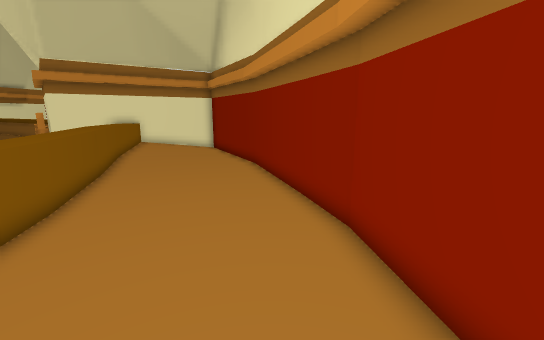
view 1 (above)

12 first-person views from a walk through a Unity game level. The camera is 1.4 m above the floor, tilts 12° down and sees 90° across. The floor is counted in squares, 0.5 m on a side. Each view is taken from the middle of a square. On the plan, view 1 faces up. The plan holds only what a view shows up to about 19 squares ahead; the rest is blank. The place goes on beyond the plan.

view 2
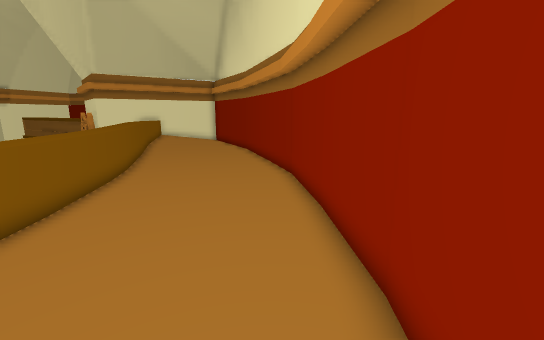

view 3
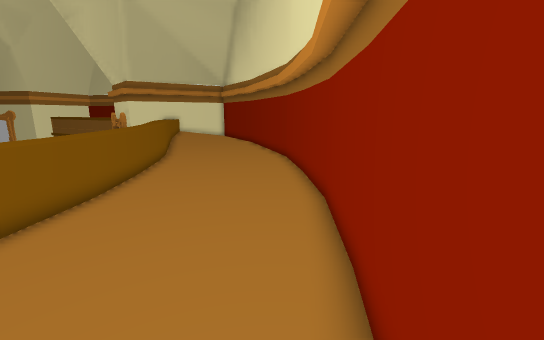

view 4
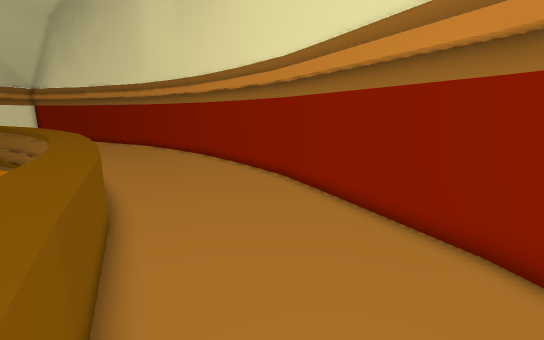

view 5
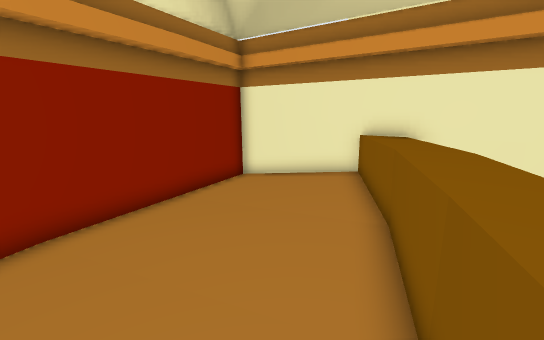

view 6
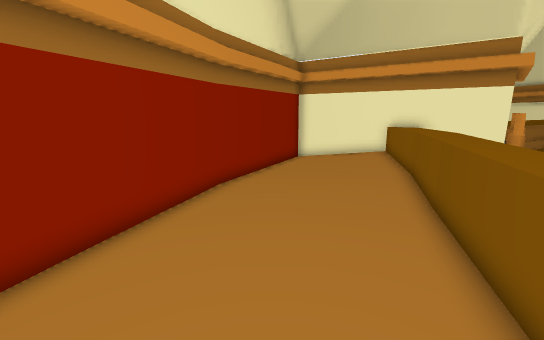

view 7
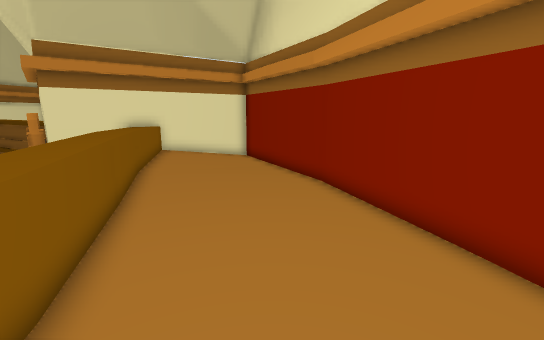

view 8
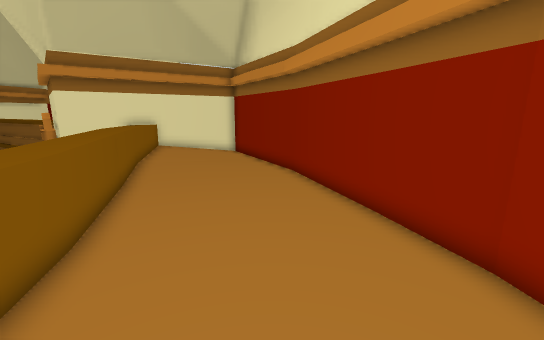

view 9
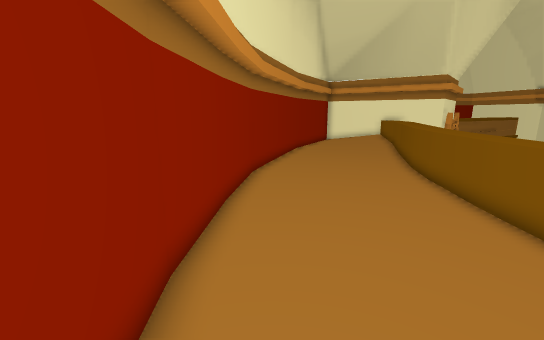

view 10
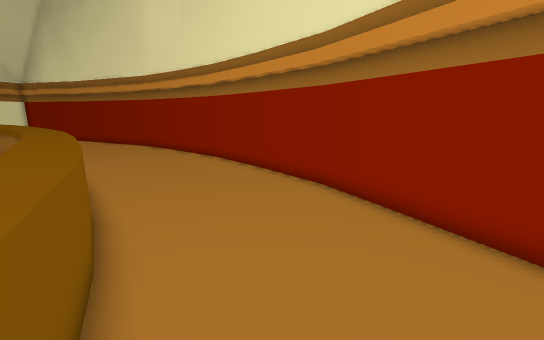

view 11
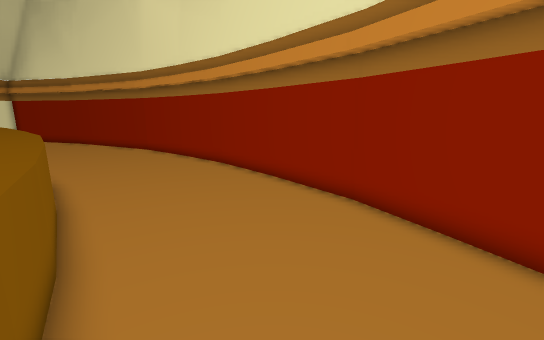

view 12
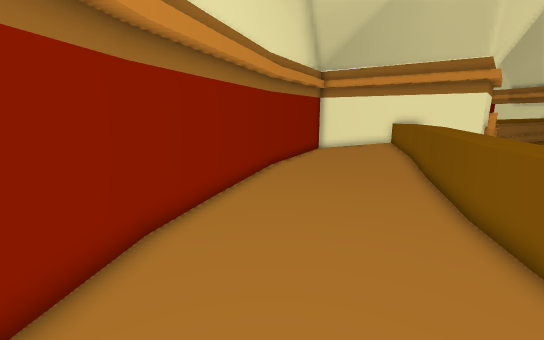

### Floor plan
Key: @ floor where view 1 was taken; # wall or solid block; . main floor; : floor 0.25 m higher than the main floor; ^ raised ledge; v drop or lower ground.
Columns run from 11 left of view 1 to 3 right of it. Each row starts with its distance up from view 1.
 21     ####
 20    ##:.##
 19   ##:::.#
 18 ##^::::.##
 17 # ^:::...#
 16   ^::....##
 15  ^^::.....#
 14   ^^......##
 13   ^^.......#
 12   ^^.......#
 11   ^^.......##
 10    ^^.......#
  9    ^^.......#
  8    ^^.......##
  7     ^^.......#
  6     ^^.......#
  5     ^^.......#
  4     ^^.......#
  3     ^^.......#
  2     ^^^......##
  1     v^^.......#
  0      ^^....@..#
 -1      ^^.......#
 -2      ^^.......#
 -3      ^^.......#
 -4      ^^.......#
 -5      ^^.......#
 -6      ^^.......#
 -7     ^^^......##
 -8     ^^.......#
 -9     ^^.......#
-10     ^^.......#
-11     ^^.......#
-12    ^^^.......#
-13    ^^.......##
-14    ^^.......#
-15   ^^^.......#
-16   ^^.......##
-17   ^^.......#
-18  #^^.......#
-19  ^^:......##
-20  ^^::.....#
-21  ^^::....##
-22 #^^:::...#
-23  ##::::.##
-24   ###:.##
-25     ##.#
-26      ###

Positions as (right, up) in squares from view 1, and headings:
1: (0, 0), facing up
2: (1, -6), facing up
3: (1, -11), facing up
4: (-8, -20), facing up-right
5: (-6, -14), facing down
6: (-3, -9), facing down
7: (-3, 4), facing up
8: (-2, 2), facing up
9: (1, 2), facing down
10: (-7, -17), facing up-right
11: (-6, -15), facing up-right
12: (-1, -5), facing down
